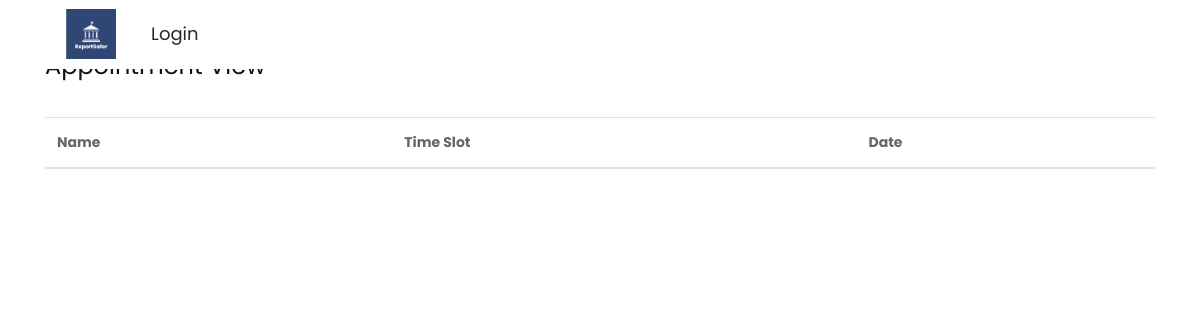
The page /appointment/ on the database as committed earlier.
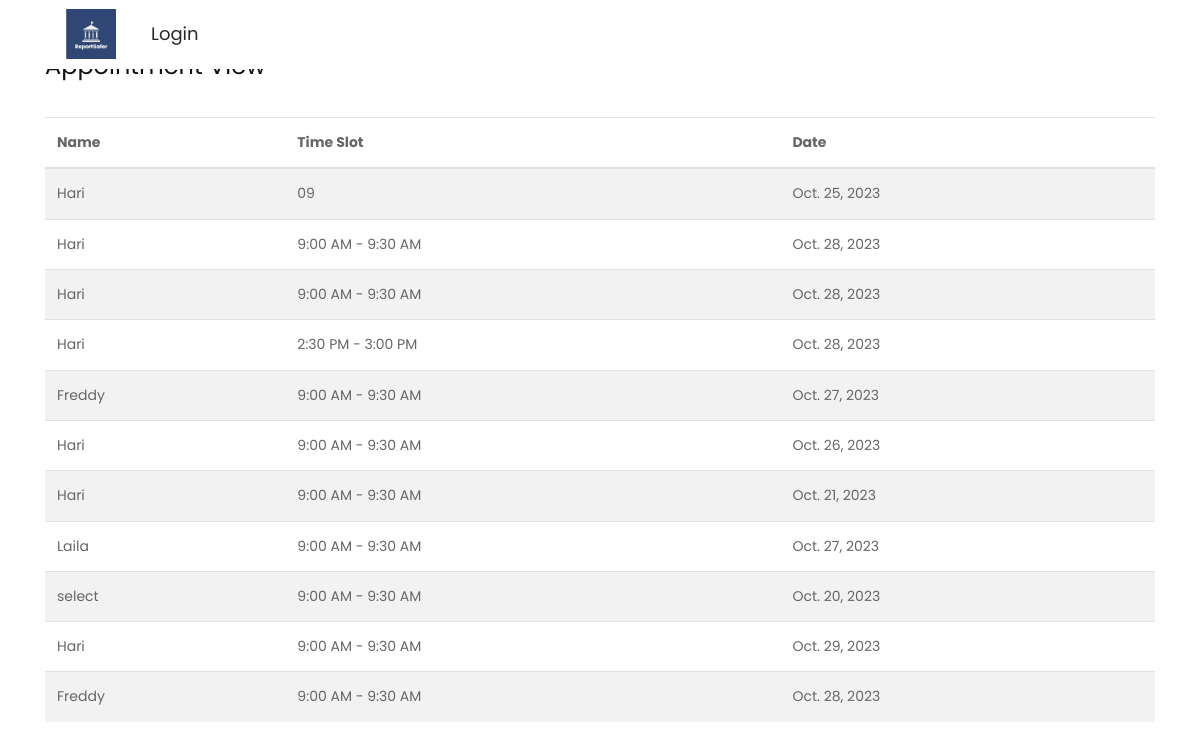
The same page on the database as committed later.
### crimeapp/models.py (models this page shows, shortened)
class Appointment(models.Model):
    ap_name = models.CharField(max_length=20,null=True,blank=True)
    time_slot = models.CharField(max_length=20,null=True,blank=True)
    date = models.DateField(null=True,blank=True)

### crimeapp/views.py (the view)
# urls.py: path('appointment/', views.appointment_view, name='appointment_view'),
def appointment_view(request):
    appointments = Appointment.objects.all()  # Retrieve all appointments
    return render(request, 'view_appointment.html', {'appointments': appointments})

### templates/view_appointment.html (shortened to what this page needs)
{% load static %}
<!DOCTYPE html>
<html lang="en">
   <head>
      <link rel="stylesheet" type="text/css" href="{% static 'css/bootstrap.min.css' %}">
      <link rel="stylesheet" type="text/css" href="{% static 'css/style.css' %}">
      <link rel="stylesheet" href="{% static 'css/responsive.css' %}">
      <link rel="stylesheet" href="{% static 'css/jquery.mCustomScrollbar.min.css' %}">
      <link rel="stylesheet" href="https://netdna.bootstrapcdn.com/font-awesome/4.0.3/css/font-awesome.css">
      <link href="https://cdnjs.cloudflare.com/ajax/libs/owl-carousel/1.3.3/owl.carousel.css" rel="stylesheet" />
   </head>
   <body style='font-family:Poppins,sans-serif;'>
      <div class="header_section">
         <div class="container-fluid">
            <nav class="navbar navbar-expand-lg navbar-light bg-light fixed-top-navbar">
               <a class="logo" href="{% url 'prisonstaff' %}"><img style="width:50px; margin-left:50px;" src="{% static 'images/logo2.jpg' %}"></a>
               <div class="collapse navbar-collapse" id="navbarSupportedContent">
                  <ul class="navbar-nav mr-auto">
                     {% if user.is_authenticated %}
                     <li class="nav-item active">
                        <a class="nav-link" href="{% url 'index' %}">Home</a>
                     </li>
                     {% comment %} <li class="nav-item">
                        <a class="nav-link" href="{% url 'about' %}">About Us</a>
                     </li>
                     <li class="nav-item">
                        <a class="nav-link" href="{% url 'general' %}">General Information</a>
                     </li> {% endcomment %}
                     <li class="nav-item">
                        <a class="nav-link" href="{% url 'laws' %}">Laws</a>
                     </li>
                     <li class="nav-item">
                      <a class="nav-link" href="{% url 'gallery' %}">Gallery</a>
                      </li>
                     <li class="nav-item">
                        <a class="nav-link" href="{% url 'contact' %}">Contacts</a>
                     </li>
                     <div class="navbar-nav ml-auto">
                        <div class="nav-item dropdown">
                            <a href="#" class="nav-link dropdown-toggle" data-toggle="dropdown">Your Activity</a>
                            <div class="dropdown-menu">
                                <a href="{% url "report_prison" %}" class="dropdown-item">Report a Crime</a>
                                <a href="{% url 'appointment_view' %}" class="dropdown-item">View Appointments</a>
                            </div>
                        </div>
                    </div>
                     <li class="nav-item">
                     <a class="nav-link" href="{% url 'logout' %}">Logout</a><br>
                     </li>
                     <li class="nav-item">
                        <a class="nav-link" ><img style="width:30px;height:40px;" src= {% static "images/user.jpg" %}> {{ user.name }}</a>
                     {% else %}
                     <li class="nav-item">
                        <a class="nav-link" href="http://127.0.0.1:8000/law_login">Login</a>
                     </li>
                     {% endif %}
                  </ul>
               </div>
            </nav>
         </div>
      </div>
    <div class="container">
        <h1 class="mt-5 mb-4">Appointment View</h1>
        <table class="table table-striped">
            <thead>
                <tr>
                    <th>Name</th>
                    <th>Time Slot</th>
                    <th>Date</th>
                </tr>
            </thead>
            <tbody>
                {% for appointment in appointments %}
                <tr>
                    <td>{{ appointment.ap_name }}</td>
                    <td>{{ appointment.time_slot }}</td>
                    <td>{{ appointment.date }}</td>
                </tr>
                {% endfor %}
            </tbody>
        </table>
    </div>
</body>
</html>

### static/css/style.css (style rules this page uses)
* { box-sizing: border-box !important; transition: ease all 0.5s; }
html { scroll-behavior: smooth; }
body { color: #666666; font-size: 14px; font-family: 'Poppins', sans-serif; line-height: 1.80857; font-weight: normal; overflow-x: hidden; background: #ffffff !important; }
a { color: #1f1f1f; text-decoration: none !important; outline: none !important; -webkit-transition: all .3s ease-in-out; -moz-transition: all .3s ease-in-out; -ms-transition: all .3s ease-in-out; -o-transition: all .3s ease-in-out; transition: all .3s ease-in-out; }
h1, h2, h3, h4, h5, h6 { letter-spacing: 0; font-weight: normal; position: relative; padding: 0 0 10px 0; font-weight: normal; line-height: normal; color: #111111; margin: 0 }
h1 { font-size: 24px }
*, *::after, *::before { -webkit-box-sizing: border-box; -moz-box-sizing: border-box; box-sizing: border-box; }
ul, li, ol { margin: 0px; padding: 0px; list-style: none; }
a { color: #222222; text-decoration: none; outline: none !important; }
a, .btn { text-decoration: none !important; outline: none !important; -webkit-transition: all .3s ease-in-out; -moz-transition: all .3s ease-in-out; -ms-transition: all .3s ease-in-out; -o-transition: all .3s ease-in-out; transition: all .3s ease-in-out; }
img { max-width: 100%; height: auto; }
.bg-light { background-color: #ffffff !important; }
.logo { width: 9%; float: left; }
.navbar-light .navbar-nav .nav-link { color: #282828; font-size: 18px; }
.navbar-expand-lg .navbar-nav .nav-link { padding: 10px 30px; text-align: center; }
.fixed-top-navbar { position: fixed; top: 0; left: 0; right: 0; z-index: 1000; }

### static/css/icomoon.css (style rules this page uses)
body { background: #fff; }

Rows that differ between the two databases and show on the page:
added Appointment: ap_name "Hari", time_slot "09", date "Oct. 25, 2023"
added Appointment: ap_name "Hari", time_slot "9:00 AM - 9:30 AM", date "Oct. 28, 2023"
added Appointment: ap_name "Hari", time_slot "9:00 AM - 9:30 AM", date "Oct. 28, 2023"
added Appointment: ap_name "Hari", time_slot "2:30 PM - 3:00 PM", date "Oct. 28, 2023"
added Appointment: ap_name "Freddy", time_slot "9:00 AM - 9:30 AM", date "Oct. 27, 2023"
added Appointment: ap_name "Hari", time_slot "9:00 AM - 9:30 AM", date "Oct. 26, 2023"
added Appointment: ap_name "Hari", time_slot "9:00 AM - 9:30 AM", date "Oct. 21, 2023"
added Appointment: ap_name "Laila", time_slot "9:00 AM - 9:30 AM", date "Oct. 27, 2023"
added Appointment: ap_name "select", time_slot "9:00 AM - 9:30 AM", date "Oct. 20, 2023"
added Appointment: ap_name "Hari", time_slot "9:00 AM - 9:30 AM", date "Oct. 29, 2023"
added Appointment: ap_name "Freddy", time_slot "9:00 AM - 9:30 AM", date "Oct. 28, 2023"
